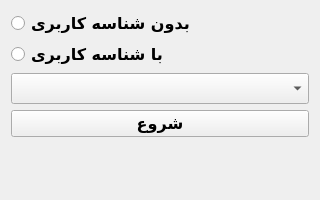
<?xml version="1.0" encoding="UTF-8"?>
<ui version="4.0">
 <class>start_system</class>
 <widget class="QWidget" name="start_system">
  <property name="geometry">
   <rect>
    <x>0</x>
    <y>0</y>
    <width>320</width>
    <height>200</height>
   </rect>
  </property>
  <property name="minimumSize">
   <size>
    <width>320</width>
    <height>200</height>
   </size>
  </property>
  <property name="maximumSize">
   <size>
    <width>320</width>
    <height>200</height>
   </size>
  </property>
  <property name="windowTitle">
   <string>Start System</string>
  </property>
  <layout class="QVBoxLayout" name="verticalLayout">
   <item>
    <layout class="QFormLayout" name="formLayout">
     <item row="0" column="0" colspan="2">
      <widget class="QRadioButton" name="customerRadio">
       <property name="font">
        <font>
         <family>B Nazanin</family>
         <pointsize>12</pointsize>
         <bold>true</bold>
        </font>
       </property>
       <property name="text">
        <string>بدون شناسه کاربری</string>
       </property>
      </widget>
     </item>
     <item row="1" column="0" colspan="2">
      <widget class="QRadioButton" name="nonCustomerRadio">
       <property name="font">
        <font>
         <family>B Nazanin</family>
         <pointsize>12</pointsize>
         <bold>true</bold>
        </font>
       </property>
       <property name="text">
        <string>با شناسه کاربری</string>
       </property>
      </widget>
     </item>
     <item row="3" column="0" colspan="2">
      <widget class="QPushButton" name="pushButton">
       <property name="font">
        <font>
         <family>B Nazanin</family>
         <pointsize>12</pointsize>
         <bold>true</bold>
        </font>
       </property>
       <property name="text">
        <string>شروع</string>
       </property>
      </widget>
     </item>
     <item row="4" column="0" colspan="2">
      <widget class="QLabel" name="label">
       <property name="font">
        <font>
         <family>B Nazanin</family>
         <pointsize>12</pointsize>
         <bold>true</bold>
        </font>
       </property>
       <property name="text">
        <string/>
       </property>
      </widget>
     </item>
     <item row="2" column="0" colspan="2">
      <widget class="QComboBox" name="comboBox">
       <property name="font">
        <font>
         <family>B Nazanin</family>
         <pointsize>12</pointsize>
         <bold>true</bold>
        </font>
       </property>
      </widget>
     </item>
    </layout>
   </item>
  </layout>
 </widget>
 <resources/>
 <connections/>
</ui>
